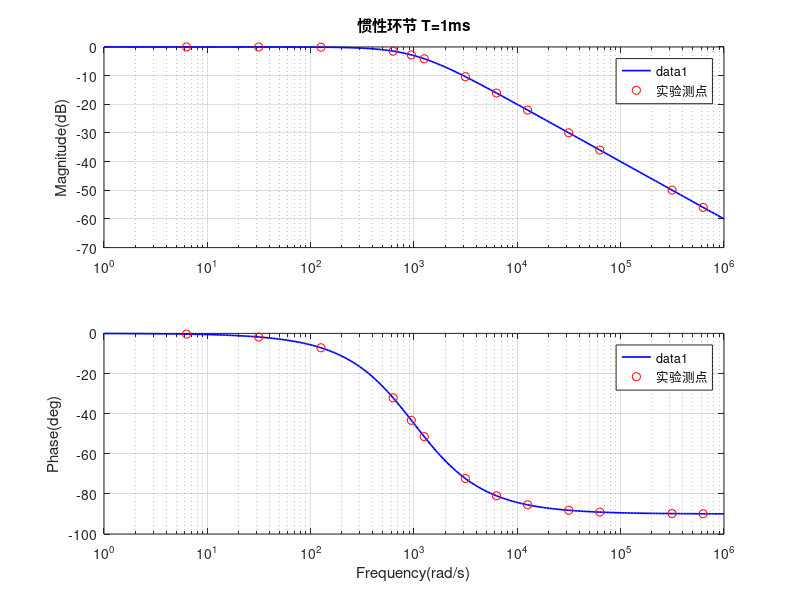

MATLAB code for this plot:
% Task2 惯性环节的频率特性测试验证
% 惯性时间常数T = RC = 100 kΩ x 0.01μF = 1ms 。

clc;clear;close all;
s=tf('s');
T=1e-3;
G_inertia = 1/(T*s+1);

f = [1,5,20,100,150,200,500,1000,2000,5000,1e4,5e4,1e5];
w = 2*pi*f;
[mag_meas,phase_meas]=bode(G_inertia,w);
mag_meas=squeeze(mag_meas);
phase_meas=squeeze(phase_meas);
L_meas = 20*log10(mag_meas);

w_full = logspace(0,6,200);
[mag_full,phase_full]=bode(G_inertia,w_full);
mag_full=squeeze(mag_full);
phase_full=squeeze(phase_full);
L_full = 20*log10(mag_full);

figure;
subplot(2,1,1);
semilogx(w_full,L_full,'b-','LineWidth',1.2);hold on;
semilogx(w,L_meas,'ro','MarkerSize',6,'DisplayName','实验测点');
grid on; title('惯性环节 T=1ms'); ylabel('Magnitude(dB)');legend('show');hold off;

subplot(2,1,2);
semilogx(w_full,phase_full,'b-','LineWidth',1.2);hold on;
semilogx(w,phase_meas,'ro','MarkerSize',6,'DisplayName','实验测点');
grid on; xlabel('Frequency(rad/s)');ylabel('Phase(deg)');legend('show');hold off;

%打印表格
fprintf('\n惯性环节 T=1ms\n');
fprintf('f(Hz)\tω(rad/s)\t20lg|G|(dB)\t相位(°)\n');
for i=1:length(f)
    fprintf('%d\t%.2f\t%.3f\t%.2f\n',f(i),w(i),L_meas(i),phase_meas(i));
end
